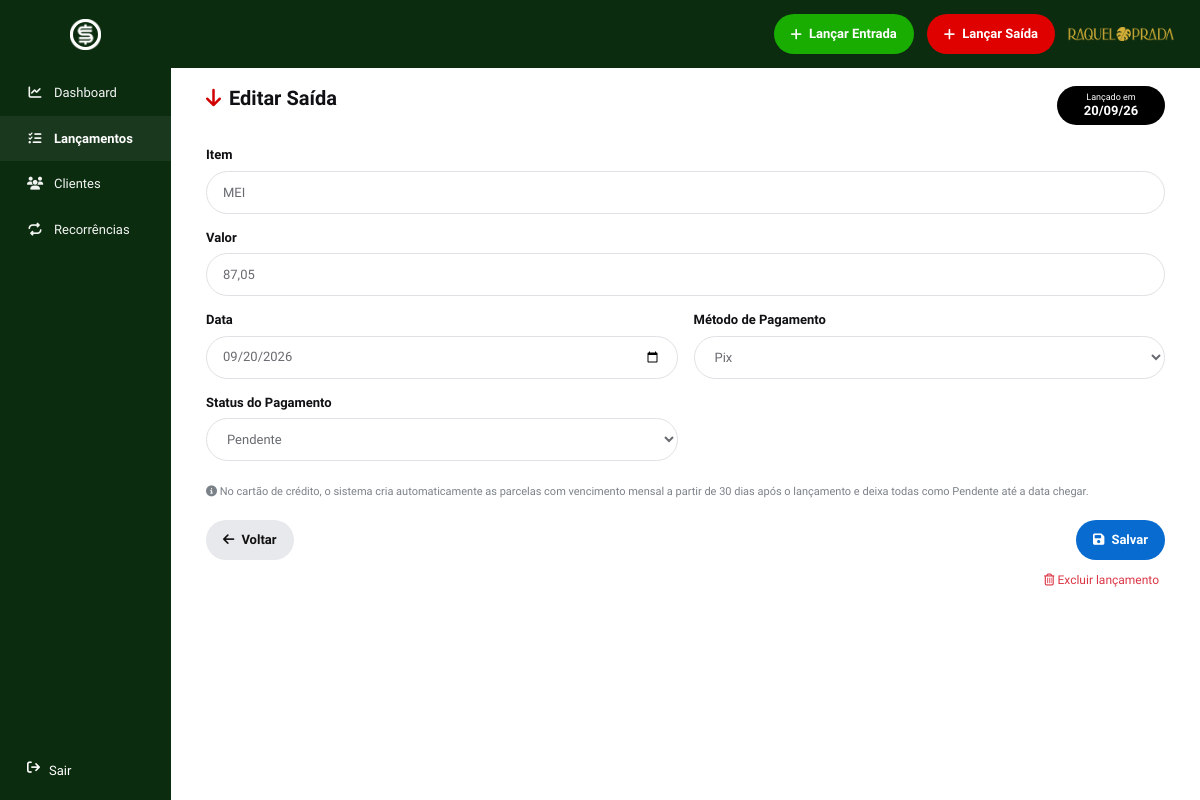
Page /saida?id=186 (signed in) on the committed database.
### tables this page shows
CREATE TABLE transactions (
  id BIGINT UNSIGNED AUTO_INCREMENT PRIMARY KEY,
  kind ENUM('entrada','saida') NOT NULL,
  client_id INT UNSIGNED NULL,
  item VARCHAR(190) NOT NULL,
  amount DECIMAL(12,2) NOT NULL DEFAULT 0,
  payment_method VARCHAR(40) NULL,
  installments VARCHAR(20) NULL,
  brand VARCHAR(40) NULL,
  status ENUM('Pago','Pendente') NOT NULL DEFAULT 'Pago',
  transaction_date DATE NULL,
  period_month DATE NOT NULL,
  notes TEXT NULL,
  installment_group CHAR(32) NULL,
  installment_number TINYINT UNSIGNED NULL,
  installment_total TINYINT UNSIGNED NULL,
  original_date DATE NULL,
  created_at TIMESTAMP NOT NULL DEFAULT CURRENT_TIMESTAMP,
  INDEX idx_transactions_period(period_month),
  INDEX idx_transactions_kind(kind),
  INDEX idx_transactions_due(transaction_date,status,payment_method),
  INDEX idx_transactions_group(installment_group),
  CONSTRAINT fk_transactions_client FOREIGN KEY(client_id) REFERENCES clients(id) ON DELETE SET NULL
);

### app/controllers/TransactionController.php (called while the page is built, shortened)
<?php
class TransactionController {
    public function form(string $kind): void {
        require_auth(); $tx=new Transaction(db()); $clients=(new Client(db()))->all();
        $id=(int)($_GET['id']??0); $editing=$id>0; $errors=[];
        $default=['id'=>0,'client_id'=>'','item'=>'','amount'=>'','payment_method'=>'Pix','installments'=>'1X','brand'=>'Mastercard','status'=>'Pago','transaction_date'=>date('Y-m-d'),'period_month'=>date('Y-m-01'),'notes'=>'','original_date'=>date('Y-m-d'),'installment_number'=>null,'installment_total'=>null];
        $transaction=$editing ? ($tx->find($id,$kind) ?: $default) : $default;
        $page='lancamentos'; $title=ucfirst($kind); $isEntrada=$kind==='entrada';
        require __DIR__.'/../views/transactions/form.php';
    }
}

### config/database.php (called while the page is built, shortened)
<?php
function db(): PDO {
    static $pdo = null;
    if ($pdo instanceof PDO) return $pdo;
    $dsn = sprintf('mysql:host=%s;port=%s;dbname=%s;charset=utf8mb4', DB_HOST, DB_PORT, DB_NAME);
    $pdo = new PDO($dsn, DB_USER, DB_PASS, [
        PDO::ATTR_ERRMODE => PDO::ERRMODE_EXCEPTION,
        PDO::ATTR_DEFAULT_FETCH_MODE => PDO::FETCH_ASSOC,
        PDO::ATTR_EMULATE_PREPARES => false,
    ]);
    return $pdo;
}

### app/models/Transaction.php (called while the page is built, shortened)
<?php
class Transaction {
    public function find(int $id, string $kind): ?array {
        $st = $this->db->prepare('SELECT t.*, c.name AS client_name FROM transactions t LEFT JOIN clients c ON c.id=t.client_id WHERE t.id=? AND t.kind=?');
        $st->execute([$id,$kind]);
        return $st->fetch() ?: null;
    }
}

### app/helpers/helpers.php (called while the page is built, shortened)
<?php
function e(mixed $value): string {
    return htmlspecialchars((string)$value, ENT_QUOTES, 'UTF-8');
}
function date_br(?string $date): string {
    return $date ? date('d/m/y', strtotime($date)) : '';
}
function payment_options(): array { return ['Pix', 'Dinheiro', 'Cartão de Crédito', 'Débito']; }
function status_options(): array { return ['Pago', 'Pendente']; }
function base_url(): string {
    $script = str_replace('\\', '/', $_SERVER['SCRIPT_NAME'] ?? '/index.php');
    $dir = rtrim(str_replace('/index.php', '', $script), '/');
    return $dir === '/' ? '' : $dir;
}
function url(string $route, array $query = []): string {
    $path = base_url() . '/' . ltrim($route, '/');
    if ($query) $path .= '?' . http_build_query($query);
    return $path;
}

### app/views/transactions/form.php (the view, shortened to what this page needs)
<?php require __DIR__.'/../layouts/header.php'; ?>
<div class="page-title compact">
    <h1>
        <span class="heading-flow <?= $isEntrada ? 'green' : 'red' ?>">
            <i class="fa-solid <?= $isEntrada ? 'fa-arrow-up' : 'fa-arrow-down' ?>"></i>
        </span>
        <?= $editing ? 'Editar ' : '' ?><?= $isEntrada ? 'Entrada' : 'Saída' ?>
    </h1>
    <div class="date-badge">
        <span>Lançado em</span>
        <strong><?= e(date_br($transaction['original_date'] ?: $transaction['transaction_date'])) ?></strong>
    </div>
</div>
<form class="form-panel" method="post" action="<?= e(url($isEntrada ? 'entrada' : 'saida', $editing ? ['id' => $transaction['id']] : [])) ?>">
    <div class="form-group">
        <label for="item">Item</label>
        <input id="item" name="item" value="<?= e($transaction['item']) ?>" placeholder="Item" required>
    </div>
    <div class="form-group">
        <label for="amount">Valor</label>
        <input id="amount" name="amount" value="<?= e($transaction['amount'] !== '' ? number_format((float) $transaction['amount'], 2, ',', '') : '') ?>" placeholder="0,00" inputmode="decimal" required>
    </div>
    <div class="form-row">
        <div class="form-group">
            <label for="transaction_date">Data</label>
            <input
                id="transaction_date"
                type="date"
                name="transaction_date"
                value="<?= e($transaction['transaction_date']) ?>"
                <?= $editing && (int) ($transaction['installment_total'] ?? 0) > 1 ? 'readonly title="A data desta parcela é calculada automaticamente"' : '' ?>
            >
        </div>
        <div class="form-group">
        <label for="payment_method">Método de Pagamento</label>
        <select id="payment_method" name="payment_method">
            <?php foreach (payment_options() as $o): ?>
                <option value="<?= e($o) ?>" <?= $o === $transaction['payment_method'] ? 'selected' : '' ?>><?= e($o) ?></option>
            <?php endforeach; ?>
        </select>
    </div>
    </div>
    <div class="form-row">
        <div class="form-group">
            <label for="status">Status do Pagamento</label>
            <select id="status" name="status">
                <?php foreach (status_options() as $o): ?>
                    <option value="<?= e($o) ?>" <?= $o === $transaction['status'] ? 'selected' : '' ?>><?= e($o) ?></option>
                <?php endforeach; ?>
            </select>
        </div>
    </div>
    <?php if ($editing && (int) ($transaction['installment_total'] ?? 0) > 1): ?>
        <div class="helper-text">
            <i class="fa-solid fa-circle-info"></i>
            Alterar esta parcela atualiza somente o lançamento selecionado.
        </div>
    <?php else: ?>
        <div class="helper-text credit-help">
            <i class="fa-solid fa-circle-info"></i>
            No cartão de crédito, o sistema cria automaticamente as parcelas com vencimento mensal a partir de 30 dias após o lançamento e deixa todas como Pendente até a data chegar.
        </div>
    <?php endif; ?>
    <div class="form-actions">
        <a href="<?= e(url('lancamentos')) ?>" class="btn btn-back">
            <i class="fa-solid fa-arrow-left"></i>
            Voltar
        </a>
        <button class="btn btn-primary" type="submit">
            <i class="fa-solid fa-floppy-disk"></i>
            Salvar
        </button>
    </div>
</form>
<?php if ($editing): ?>
    <form method="post" action="<?= e(url('lancamento/excluir')) ?>" class="delete-form" onsubmit="return confirm('Excluir este lançamento? Em lançamentos parcelados, todas as parcelas do grupo serão excluídas.');">
        <button class="link-danger" type="submit">
            <i class="fa-regular fa-trash-can"></i>
            Excluir lançamento
        </button>
    </form>
<?php endif; ?>
<?php require __DIR__.'/../layouts/footer.php'; ?>

### public/assets/css/style.css (style rules this page uses)
:root { --green: #0c2c10; --green2: #16ad00; --red: #d00000; --blue: #0867c7; --text: #101114; --muted: #727780; --line: #e2e4e7; --soft: #fafafa; --shadow: 0 8px 24px rgba(0, 0, 0, 0.04); }
* { box-sizing: border-box; }
html, body { margin: 0; min-height: 100%; font-family: "Geist", sans-serif; color: var(--text); background: #fff; }
body { font-size: 14px; }
a { text-decoration: none; color: inherit; }
button, input, select, textarea { font: inherit; }
.btn { display: inline-flex; align-items: center; justify-content: center; gap: 7px; border: 0; border-radius: 24px; padding: 10px 17px; min-height: 40px; font-weight: 700; font-size: 13px; cursor: pointer; transition: 0.15s ease; }
.btn-primary { background: #086bcf; color: #fff; min-width: 78px; }
.btn-back { background: #e7e9ec; color: #111; }
.page-title { display: flex; align-items: center; justify-content: space-between; margin-bottom: 20px; }
.page-title h1 { margin: 0; font-size: 20px; font-weight: 800; }
.page-title.compact { align-items: flex-start; }
.heading-flow { display: inline-flex; margin-right: 3px; }
.heading-flow.red { color: var(--red); }
.date-badge { background: #000; color: #fff; border-radius: 21px; padding: 7px 15px; text-align: center; line-height: 1.05; font-size: 9px; min-width: 108px; }
.date-badge span { display: block; }
.date-badge strong { display: block; font-size: 13px; margin-top: 2px; }
.form-panel { width: 100%; max-width: none; }
.form-group { display: flex; flex-direction: column; gap: 6px; margin-bottom: 14px; }
.form-group label { font-size: 13px; font-weight: 800; }
.form-group input, .form-group select, .form-group textarea { width: 100%; border: 1px solid #dfe1e4; border-radius: 22px; padding: 0 16px; font-size: 13px; color: #686b70; background: #fff; outline: none; }
.form-group input, .form-group select { height: 43px; }
.form-group select { appearance: auto; }
.form-row { display: grid; grid-template-columns: 1fr 1fr; gap: 16px; }
.form-actions { display: flex; justify-content: space-between; align-items: center; margin-top: 19px; }
.delete-form { text-align: right; width: 100%; max-width: none; margin-top: 9px; }
.link-danger { border: 0; background: none; color: #c00000; cursor: pointer; font-size: 12px; }
.helper-text, .installment-info { font-size: 11px; color: #7b8188; margin: 9px 0 4px; }
::placeholder { color: #ccc; opacity: 1; }

### rows in the picture
transactions: original_date+transaction_date "20/09/26", item "MEI", amount "87,05", transaction_date "09/20/2026"

### other values in the picture
form field payment_method "Pix"
form field status "Pendente"
